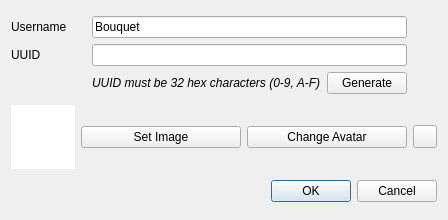
<?xml version="1.0" encoding="UTF-8"?>
<ui version="4.0">
 <class>NewUserDialog</class>
 <widget class="QDialog" name="NewUserDialog">
  <property name="geometry">
   <rect>
    <x>0</x>
    <y>0</y>
    <width>448</width>
    <height>220</height>
   </rect>
  </property>
  <property name="windowTitle">
   <string>New User</string>
  </property>
  <layout class="QGridLayout" name="gridLayout_2">
   <item row="2" column="1" colspan="3">
    <widget class="QDialogButtonBox" name="buttonBox">
     <property name="orientation">
      <enum>Qt::Orientation::Horizontal</enum>
     </property>
     <property name="standardButtons">
      <set>QDialogButtonBox::StandardButton::Cancel|QDialogButtonBox::StandardButton::Ok</set>
     </property>
    </widget>
   </item>
   <item row="1" column="2">
    <widget class="QPushButton" name="setAvatar">
     <property name="text">
      <string>Change Avatar</string>
     </property>
    </widget>
   </item>
   <item row="1" column="1">
    <widget class="QPushButton" name="selectImage">
     <property name="text">
      <string>Set Image</string>
     </property>
    </widget>
   </item>
   <item row="1" column="3">
    <widget class="QToolButton" name="revert">
     <property name="text">
      <string/>
     </property>
    </widget>
   </item>
   <item row="0" column="0" colspan="4">
    <layout class="QGridLayout" name="gridLayout">
     <item row="1" column="0">
      <widget class="QLabel" name="label">
       <property name="text">
        <string>UUID</string>
       </property>
      </widget>
     </item>
     <item row="0" column="1" colspan="2">
      <widget class="QLineEdit" name="username">
       <property name="text">
        <string>Bouquet</string>
       </property>
      </widget>
     </item>
     <item row="1" column="1" colspan="2">
      <widget class="QLineEdit" name="uuid"/>
     </item>
     <item row="0" column="0">
      <widget class="QLabel" name="label_2">
       <property name="text">
        <string>Username</string>
       </property>
      </widget>
     </item>
     <item row="2" column="1">
      <widget class="QLabel" name="label_3">
       <property name="font">
        <font>
         <italic>true</italic>
        </font>
       </property>
       <property name="text">
        <string>UUID must be 32 hex characters (0-9, A-F)</string>
       </property>
      </widget>
     </item>
     <item row="2" column="2">
      <widget class="QPushButton" name="generate">
       <property name="text">
        <string>Generate</string>
       </property>
      </widget>
     </item>
     <item row="1" column="3">
      <widget class="QLabel" name="uuidVerified">
       <property name="sizePolicy">
        <sizepolicy hsizetype="Fixed" vsizetype="Preferred">
         <horstretch>0</horstretch>
         <verstretch>0</verstretch>
        </sizepolicy>
       </property>
       <property name="minimumSize">
        <size>
         <width>24</width>
         <height>0</height>
        </size>
       </property>
      </widget>
     </item>
     <item row="0" column="3">
      <widget class="QLabel" name="usernameVerified">
       <property name="text">
        <string/>
       </property>
      </widget>
     </item>
    </layout>
   </item>
   <item row="1" column="0">
    <widget class="QGraphicsView" name="image">
     <property name="sizePolicy">
      <sizepolicy hsizetype="Expanding" vsizetype="Expanding">
       <horstretch>0</horstretch>
       <verstretch>0</verstretch>
      </sizepolicy>
     </property>
     <property name="minimumSize">
      <size>
       <width>64</width>
       <height>64</height>
      </size>
     </property>
     <property name="maximumSize">
      <size>
       <width>64</width>
       <height>64</height>
      </size>
     </property>
     <property name="frameShape">
      <enum>QFrame::Shape::NoFrame</enum>
     </property>
     <property name="frameShadow">
      <enum>QFrame::Shadow::Plain</enum>
     </property>
     <property name="verticalScrollBarPolicy">
      <enum>Qt::ScrollBarPolicy::ScrollBarAlwaysOff</enum>
     </property>
     <property name="horizontalScrollBarPolicy">
      <enum>Qt::ScrollBarPolicy::ScrollBarAlwaysOff</enum>
     </property>
     <property name="interactive">
      <bool>false</bool>
     </property>
    </widget>
   </item>
  </layout>
 </widget>
 <resources/>
 <connections>
  <connection>
   <sender>buttonBox</sender>
   <signal>accepted()</signal>
   <receiver>NewUserDialog</receiver>
   <slot>accept()</slot>
   <hints>
    <hint type="sourcelabel">
     <x>248</x>
     <y>254</y>
    </hint>
    <hint type="destinationlabel">
     <x>157</x>
     <y>274</y>
    </hint>
   </hints>
  </connection>
  <connection>
   <sender>buttonBox</sender>
   <signal>rejected()</signal>
   <receiver>NewUserDialog</receiver>
   <slot>reject()</slot>
   <hints>
    <hint type="sourcelabel">
     <x>316</x>
     <y>260</y>
    </hint>
    <hint type="destinationlabel">
     <x>286</x>
     <y>274</y>
    </hint>
   </hints>
  </connection>
 </connections>
</ui>
